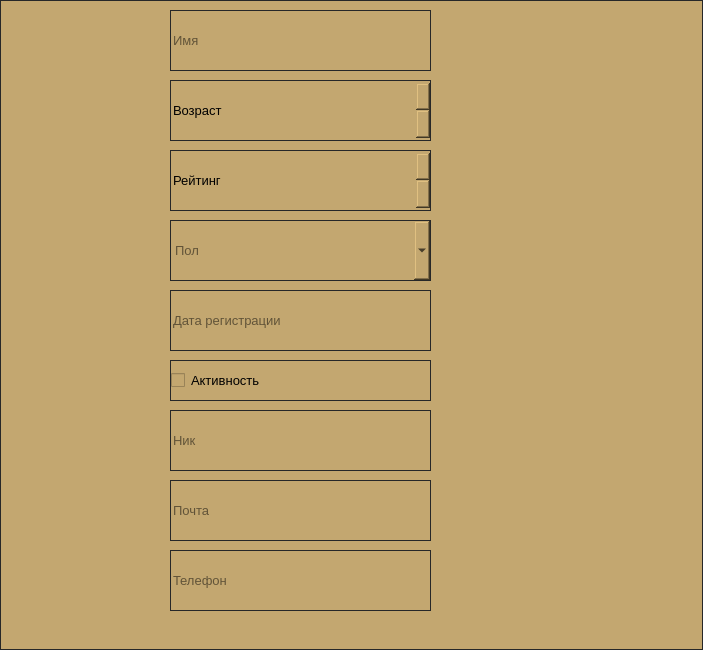
<?xml version="1.0" encoding="UTF-8"?>
<ui version="4.0">
 <class>OnlinePlayerDialog</class>
 <widget class="QDialog" name="OnlinePlayerDialog">
  <property name="geometry">
   <rect>
    <x>0</x>
    <y>0</y>
    <width>703</width>
    <height>650</height>
   </rect>
  </property>
  <property name="windowTitle">
   <string>Dialog</string>
  </property>
  <property name="styleSheet">
   <string notr="true">background-color: rgb(195, 167, 112);
border: 1px solid rgb(38, 39, 40);
color: rgb(0, 0, 0);</string>
  </property>
  <widget class="QLineEdit" name="nameEdit">
   <property name="geometry">
    <rect>
     <x>170</x>
     <y>10</y>
     <width>261</width>
     <height>61</height>
    </rect>
   </property>
   <property name="font">
    <font>
     <pointsize>10</pointsize>
    </font>
   </property>
   <property name="placeholderText">
    <string>Имя</string>
   </property>
  </widget>
  <widget class="QSpinBox" name="ratingSpinBox">
   <property name="geometry">
    <rect>
     <x>170</x>
     <y>150</y>
     <width>261</width>
     <height>61</height>
    </rect>
   </property>
   <property name="font">
    <font>
     <pointsize>10</pointsize>
    </font>
   </property>
   <property name="specialValueText">
    <string>Рейтинг</string>
   </property>
   <property name="maximum">
    <number>3000</number>
   </property>
   <property name="singleStep">
    <number>50</number>
   </property>
  </widget>
  <widget class="QLineEdit" name="registrationDateEdit">
   <property name="geometry">
    <rect>
     <x>170</x>
     <y>290</y>
     <width>261</width>
     <height>61</height>
    </rect>
   </property>
   <property name="font">
    <font>
     <pointsize>10</pointsize>
    </font>
   </property>
   <property name="placeholderText">
    <string>Дата регистрации</string>
   </property>
  </widget>
  <widget class="QCheckBox" name="checkBox">
   <property name="geometry">
    <rect>
     <x>170</x>
     <y>360</y>
     <width>261</width>
     <height>41</height>
    </rect>
   </property>
   <property name="font">
    <font>
     <pointsize>10</pointsize>
    </font>
   </property>
   <property name="text">
    <string>Активность</string>
   </property>
  </widget>
  <widget class="QComboBox" name="genderComboBox">
   <property name="geometry">
    <rect>
     <x>170</x>
     <y>220</y>
     <width>261</width>
     <height>61</height>
    </rect>
   </property>
   <property name="font">
    <font>
     <pointsize>10</pointsize>
    </font>
   </property>
   <property name="placeholderText">
    <string>Пол</string>
   </property>
   <item>
    <property name="text">
     <string>Мужской</string>
    </property>
   </item>
   <item>
    <property name="text">
     <string>Женский</string>
    </property>
   </item>
  </widget>
  <widget class="QSpinBox" name="ageSpinBox">
   <property name="geometry">
    <rect>
     <x>170</x>
     <y>80</y>
     <width>261</width>
     <height>61</height>
    </rect>
   </property>
   <property name="font">
    <font>
     <pointsize>10</pointsize>
    </font>
   </property>
   <property name="specialValueText">
    <string>Возраст</string>
   </property>
   <property name="maximum">
    <number>120</number>
   </property>
  </widget>
  <widget class="QLineEdit" name="virtualNameEdit">
   <property name="geometry">
    <rect>
     <x>170</x>
     <y>410</y>
     <width>261</width>
     <height>61</height>
    </rect>
   </property>
   <property name="font">
    <font>
     <pointsize>10</pointsize>
    </font>
   </property>
   <property name="placeholderText">
    <string>Ник</string>
   </property>
  </widget>
  <widget class="QLineEdit" name="emailEdit">
   <property name="geometry">
    <rect>
     <x>170</x>
     <y>480</y>
     <width>261</width>
     <height>61</height>
    </rect>
   </property>
   <property name="font">
    <font>
     <pointsize>10</pointsize>
    </font>
   </property>
   <property name="placeholderText">
    <string>Почта</string>
   </property>
  </widget>
  <widget class="QLineEdit" name="telEdit">
   <property name="geometry">
    <rect>
     <x>170</x>
     <y>550</y>
     <width>261</width>
     <height>61</height>
    </rect>
   </property>
   <property name="font">
    <font>
     <pointsize>10</pointsize>
    </font>
   </property>
   <property name="placeholderText">
    <string>Телефон</string>
   </property>
  </widget>
 </widget>
 <resources/>
 <connections/>
</ui>
